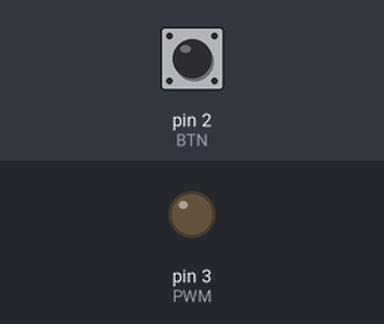
Simulated run of this sketch. Board: Arduino Uno, built with avr-gcc and run on an emulated ATmega328P. Parts: output pins drawn as LEDs (lit = HIGH). Inputs (shaded band) come from the test bench; at power-on: pin 2 (BTN) HIGH. What the sketch prints to the serial monitor is not drawn.

Above: at 1.2 s.
1.3 s: pin 2 (BTN) pulled LOW for 0.15 s
At 2.4 s:
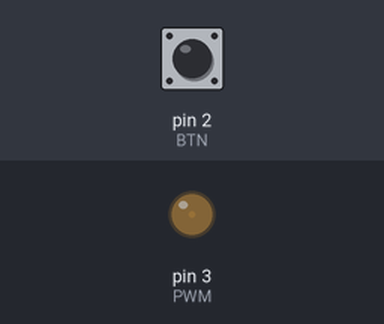
2.9 s: pin 2 (BTN) pulled LOW for 1 s
At 3.7 s:
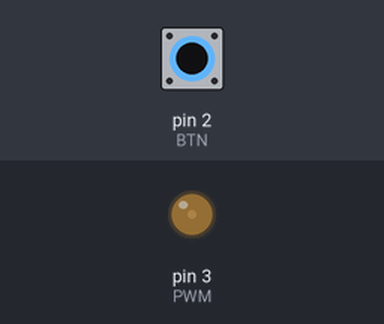
5.4 s: pin 2 (BTN) pulled LOW for 0.15 s
At 6.6 s:
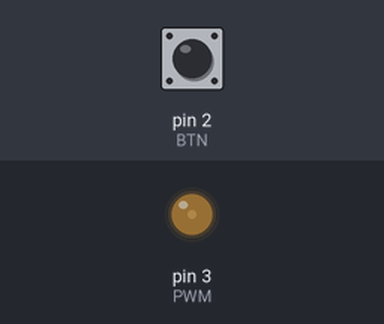
7.0 s: pin 2 (BTN) pulled LOW for 3.2 s
At 8.0 s:
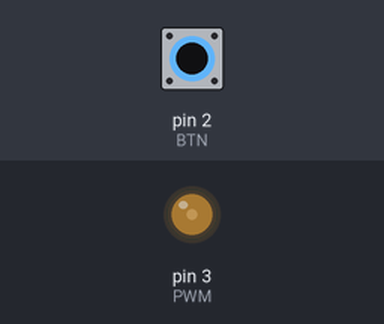
11.7 s: pin 2 (BTN) pulsed LOW 5 times (0.12 s each, 0.3 s apart)
At 12.16 s:
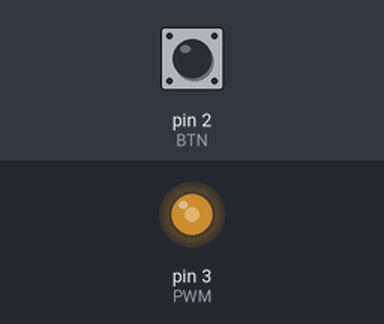
Timing chart, 0 to 14.7 s (numbered marks = the images above; inputs shaded):
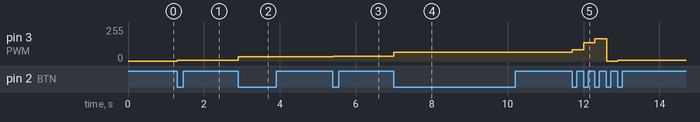

The sketch:

Fuente_Regulada.ino
```cpp
/*
R=100k
C=100nF
RC=10ms retrasar la descarga el maximo posible
*/

#define PWM 3
#define BTN 2

int cont=0;

//========================================================
//    INTERRUPT SERVICE ROUTINE
//========================================================

void interrupcion(){
      cont++;
      if(cont>=8){
        cont=0;
      }
      Serial.println(cont);
}

//========================================================
//    SETUP
//========================================================

void setup() {
  Serial.begin(9600);
  attachInterrupt(digitalPinToInterrupt(2),interrupcion,FALLING); //Activa la interrupcion del pin 2
                                                                  //Indica que la interrupcion es en flanco de bajada (por pull-up)
                                                                  //Identifica la funcion "interrupion" como el vector de interrupcion

  TCCR2B = TCCR2B & B11111000 | B00000001; //maxima frecuencia de PWM en D3 y D11
                                           // 31372.55 Hz; 31.87us
                                           // Se escoge maxima para evitar rizado en RC del OPAMP

  pinMode(PWM,OUTPUT);                     //Se establece como salida el pin D3 (donde irá el PWM)
  pinMode(BTN,INPUT_PULLUP);               //Se establece como entrada con pull-up el pin del boton
}

//========================================================
//    MAIN
//========================================================

void loop() {

  if (cont==0)              //ciclo de 1.3%
  {
    analogWrite(PWM,0);
    Serial.println("1.25v");
  }
  else if(cont==1)         //ciclo de 3.1%
  {
    analogWrite(PWM,5);
    Serial.println("1.5v");
  }
  else if(cont==2)          //ciclo de 13.5%
  {
    analogWrite(PWM,32);
    Serial.println("3v");
  }
  else if(cont==3)          //ciclo de 15.6%
  {
    analogWrite(PWM,37);
    Serial.println("3.3v");
  }
  else if(cont==4)          //ciclo de 27.5%
  {
    analogWrite(PWM,67);
    Serial.println("5v");
  }
  else if(cont==5)          //ciclo de 34.5%
  {
    analogWrite(PWM,85);
    Serial.println("6v");
  }
  else if(cont==6)          //ciclo de 55,4%
  {
    analogWrite(PWM,138);   // Vavg = 2.77v
    Serial.println("9v");
  }
  else if(cont==7)           //ciclode 66%
  {
    analogWrite(PWM,168);     // Vavg = 3.3v
    Serial.println("10.5v");
  }

}
```

Measured:
- after the input at 1.3 s, pin 3 (PWM): 0/255 → 5/255 at once
- after the input at 2.9 s, pin 3 (PWM): 5/255 → 32/255 at once
- after the input at 5.4 s, pin 3 (PWM): 32/255 → 37/255 at once
- after the input at 7.0 s, pin 3 (PWM): 37/255 → 67/255 at once
- after the input at 11.7 s, pin 3 (PWM): 67/255 → 85/255 at once, → 138/255 0.30 s later, → 168/255 0.30 s later, → 0/255 0.30 s later, … (5 changes in this stretch)
